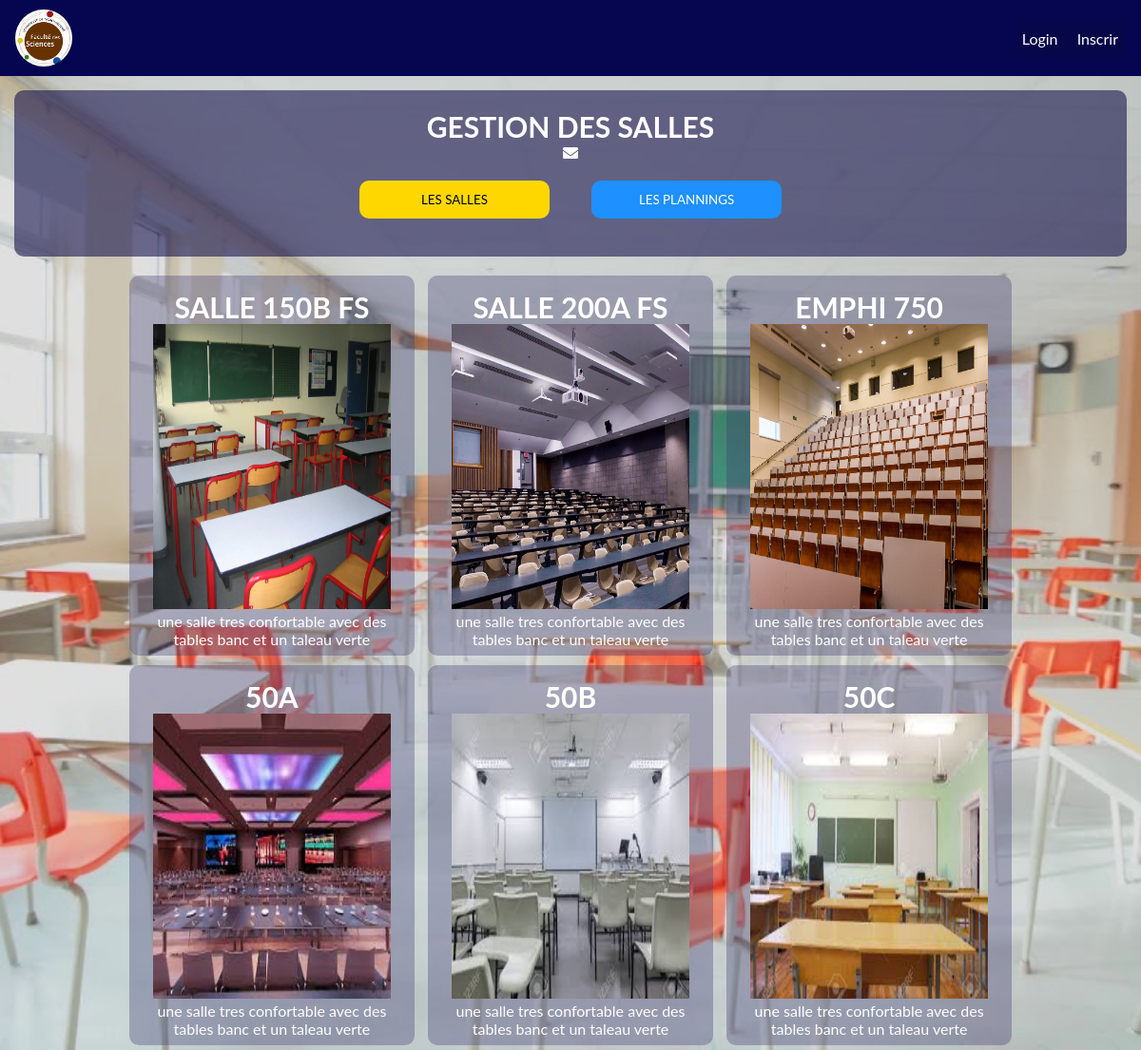
Page /salles.php on the committed database.
### tables this page shows
CREATE TABLE `salle` (
  `ids` int(11) NOT NULL,
  `noms` varchar(50) NOT NULL,
  `capacite` int(8) NOT NULL,
  `disponible` tinyint(1) NOT NULL DEFAULT 0,
  `inage` varchar(50) NOT NULL
);

### classes/Salle.php (called while the page is built, shortened)
<?php
class Salle {
    public function afficheSalle($pdo){
        $requete = $pdo->query("SELECT * FROM salle");
        $salle = $requete->fetchAll();
        if($salle){
            return $salle;
        }else{
            return false;
        }
    }
    public function afficheSalleDispo($pdo){
        $requete = $pdo->query("SELECT * FROM salle WHERE disponible = '1'");
        $salle = $requete->fetchAll();
        if($salle){
            return $salle;
        }else{
            return false;
        }
    }
}
?>

### salles.php (the view, shortened to what this page needs)
<?php
include "html/header.php";
include "html/navder.php";
include "classes/Salle.php";
include "connexion/connexion.php";
$salle = new Salle();
$toute = $salle->afficheSalle($db);
$dispo = $salle->afficheSalleDispo($db);
?>
<div class="accueil">
        <h1 class="accueil-titre">GESTION DES SALLES</h1>
        <P><a href="#"><i class="fas fa-envelope icon"></i><?=$_SESSION["personnelle"]["mail"]?></a> </P>
        <div class="buttons">
            <button class="buttonsalle">LES SALLES</button>
            <button class="buttonplanning"><a href="lereservation.php">LES PLANNINGS</a></button>
        </div>
</div>
<div class="contenu">
    <div class="images">
    <?php foreach($dispo as $dispos) : ?>
            <div class="image">
                <h1 class="accueil-titre"><?=$dispos["noms"]?></h1>
                <img src="image/<?=$dispos["inage"]?>" alt="">
                <p>une salle tres confortable avec des tables banc et un taleau verte</p>
            </div>
    <?php endforeach;?>
    </div>
</div>
<?php
include "html/fooder.php";
?>

### html/header.php (shortened to what this page needs)
<!DOCTYPE html>
<html lang="en">
<head>
    <link rel="stylesheet" href="https://cdnjs.cloudflare.com/ajax/libs/font-awesome/5.15.3/css/all.min.css">
    <link rel="stylesheet" href="css/style.css">
    <link rel="stylesheet" href="css/cssim.css">
</head>

### html/navder.php (shortened to what this page needs)
<body>
    <nav class="navbar" id="ma-navbar">
        <img class="logo" src="image/logo1.png">
        <ul class="nav-menu ">
            <?php if(!$_SESSION["personnelle"]) :?>
                <li class="li-menu"><a href="seconnecter.php">Login</a></li>
                <li class="li-menu"><a href="inscription.php">Inscrir</a></li>
            <?php endif; ?>
        </ul>
    </nav>

### html/fooder.php
</body>
</html>

### css/style.css (style rules this page uses)
* { top: 0; margin: 0; padding: 0; box-sizing: border-box; text-decoration: none; list-style: none; scroll-behavior: smooth; font-family: "Lato", sans-serif; }
body { background-image: url(../image/font.jpg); background-position: center; background-size: cover; }
.accueil-titre { color: white; font-size: 30px; }
p { color: white; }
a { color: white; padding: 20px 4px; }
.logo { height: 60px; width: 60px; border-radius: 100%; }
.navbar { background-color: #050550; padding: 0 1rem; display: flex; align-items: center; justify-content: space-between; height: 80px; }
.nav-menu { display: none; background-color: #08084280; position: absolute; justify-content: center; top: 80px; right: 0; left: 0; height: auto; }
.li-menu { padding: 8px 4px; }
.images { text-align: center; }
img { height: 300px; width: 250px; }
.buttonsalle, .buttonplanning { padding: 12px; margin: 20px; text-align: center; width: 200px; border-radius: 10px; border: none; }
.buttonsalle { background-color: gold; }
.buttonplanning { background-color: dodgerblue; }
.accueil { background-color: rgba(17, 14, 73, 0.568); text-align: center; padding: 20px; margin: 15px; border-radius: 10px; }
@media screen and (min-width: 900px) { .nav-menu { display: initial; position: static; } }
@media screen and (min-width: 900px) { .li-menu { display: inline-block; } }

### css/cssim.css (style rules this page uses)
.image { width: 300px; height: 400px; display: inline-block; border-radius: 10px; padding: 15px 25px; box-sizing: border-box; cursor: pointer; margin: 5px 5px; background-color: rgba(61, 58, 110, 0.336); background-position: center; background-size: cover; }
h1 { text-align: center; font-size: 16px; color: navy; }

### rows in the picture
salle: noms "SALLE 150B FS", inage (picture)
salle: noms "SALLE 200A FS", inage (picture)
salle: noms "EMPHI 750", inage (picture)
salle: noms "50A", inage (picture)
salle: noms "50B", inage (picture)
salle: noms "50C", inage (picture)
